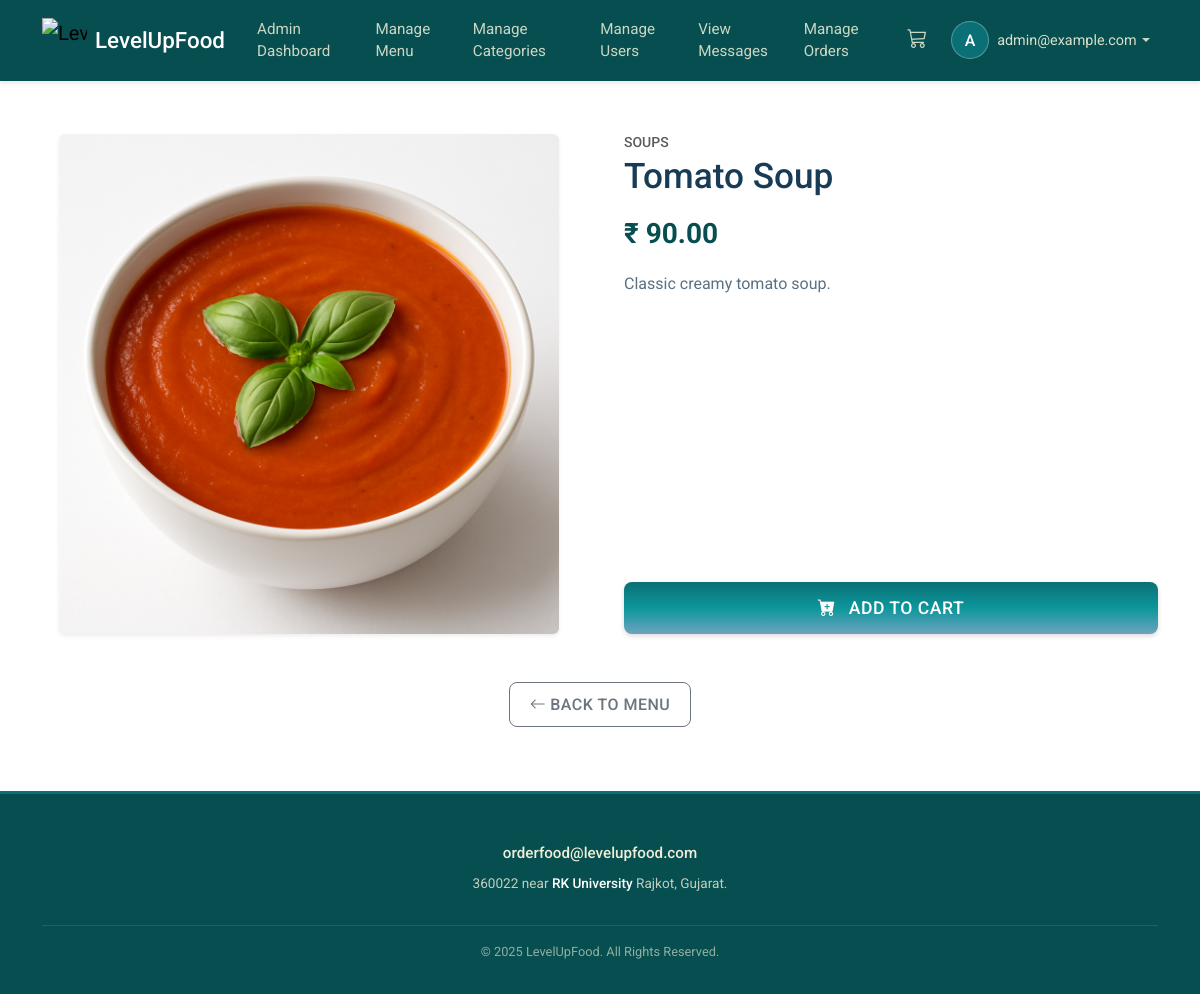
Screenshot of /view_item.php?id=2 (signed in) with the database file from the repository.
### tables this page shows
CREATE TABLE `menu_items` (
  `id` int(11) NOT NULL,
  `category_id` int(11) DEFAULT NULL COMMENT 'Foreign key linking to categories table',
  `name` varchar(255) NOT NULL COMMENT 'Name of the food item',
  `description` text DEFAULT NULL COMMENT 'Description of the food item',
  `price` decimal(10,2) NOT NULL COMMENT 'Price of the item',
  `image_url` varchar(255) DEFAULT NULL COMMENT 'URL or path to the item image',
  `is_available` tinyint(1) NOT NULL DEFAULT 1 COMMENT 'Flag to indicate if item is currently offered (1=Yes, 0=No)',
  `is_special` tinyint(1) NOT NULL DEFAULT 0 COMMENT 'Flag for special/featured items (1=Yes, 0=No)',
  `created_at` timestamp NOT NULL DEFAULT current_timestamp(),
  `updated_at` timestamp NOT NULL DEFAULT current_timestamp() ON UPDATE current_timestamp()
);

CREATE TABLE `categories` (
  `id` int(11) NOT NULL,
  `name` varchar(100) NOT NULL COMMENT 'Category name',
  `description` text DEFAULT NULL COMMENT 'Optional category description',
  `created_at` timestamp NOT NULL DEFAULT current_timestamp(),
  `updated_at` timestamp NOT NULL DEFAULT current_timestamp() ON UPDATE current_timestamp()
);

### view_item.php (the view, shortened to what this page needs)
<?php
include 'config.php';
$item_id = filter_input(INPUT_GET, 'id', FILTER_VALIDATE_INT);
$item_details = null;
$error_message = '';
if (!$item_id || $item_id <= 0) {
    $error_message = "Invalid Item ID specified.";
} else {
    if (isset($con)) {
        $stmt = $con->prepare("SELECT mi.*, c.name as category_name
                               FROM menu_items mi
                               LEFT JOIN categories c ON mi.category_id = c.id
                               WHERE mi.id = ? AND mi.is_available = 1");
        if ($stmt) {
            $stmt->bind_param("i", $item_id);
            if ($stmt->execute()) {
                $result = $stmt->get_result();
                if ($result->num_rows === 1) {
                    $item_details = $result->fetch_assoc();
                } else {
                    $error_message = "Sorry, the requested item could not be found or is currently unavailable.";
                }
            } else {
                $error_message = "Error fetching item details.";
                error_log("DB Error fetching item details for ID $item_id: " . $stmt->error);
            }
        } else {
            $error_message = "Error preparing item details statement.";
            error_log("DB Prepare Error fetching item details: " . $con->error);
        }
    } else {
        $error_message = "Database connection error.";
        error_log("DB connection error in view_item.php");
    }
}
include 'header.php';
?>
<div class="container section item-detail-page">
    <?php
    if (!empty($error_message)):
    ?>
        <div class="alert alert-danger text-center" role="alert">
            <?php echo htmlspecialchars($error_message); ?> <br>
            <a href="dashboard.php" class="alert-link">Return to Menu</a>
        </div>
    <?php
    elseif ($item_details):
        $image_path = (!empty($item_details['image_url']) && file_exists($item_details['image_url']))
                      ? htmlspecialchars($item_details['image_url']) . '?t=' . time()
                      : 'Images/menu/placeholder.png';
        $alt_text = !empty($item_details['image_url']) ? htmlspecialchars($item_details['name']) : "Placeholder image";
    ?>
        <div class="row g-4 g-lg-5">
            <div class="col-md-6 text-center">
                <img src="<?php echo $image_path; ?>" alt="<?php echo $alt_text; ?>" class="img-fluid rounded shadow-sm item-detail-image mb-3 mb-md-0">
            </div>
            <div class="col-md-6 d-flex flex-column item-detail-info">
                <?php if (!empty($item_details['category_name'])): ?>
                    <h6 class="text-muted text-uppercase small mb-1"><?php echo htmlspecialchars($item_details['category_name']); ?></h6>
                <?php endif; ?>
                <h1 class="item-detail-title mb-3"><?php echo htmlspecialchars($item_details['name']); ?></h1>
                <p class="item-detail-price fs-3 fw-bold mb-3">₹ <?php echo number_format($item_details['price'], 2); ?></p>
                <div class="item-detail-description mb-4 flex-grow-1">
                    <p><?php echo nl2br(htmlspecialchars($item_details['description'] ?? 'No description available.')); ?></p>
                </div>
                 <div class="mt-auto d-grid gap-2">
                    <a href="add_to_cart.php?id=<?php echo $item_details['id']; ?>" class="btn btn-primary btn-lg add-to-cart-button">
                       <i class="bi bi-cart-plus-fill me-2"></i> Add to Cart
                    </a>
                 </div>
            </div>
        </div>
        <div class="text-center mt-5">
             <a href="dashboard.php" class="btn btn-outline-secondary"><i class="bi bi-arrow-left me-1"></i>Back to Menu</a>
        </div>
    <?php endif; ?>
</div>
<?php
include 'footar.php';
?>

### styles.css (style rules this page uses)
:root { --primary-color: #064e50; --secondary-color: #0a7075; --accent-color: #fef19c; --light-bg: #efefd7; --dark-text: #183b56; --medium-text: #5a7184; --light-text: #efefd7; --white: #ffffff; --black: #000000; --link-color: #37afe1; --danger-color: #dc3545; --success-color: #198754; --warning-color: #ffc107; --info-color: #0dcaf0; --gradient-primary: linear-gradient(var(--secondary-color), #0c969c, #6da3be); --radial-gradient-special: radial-gradient(#f7cfd8, #f4f8d3, #a6f1e0, #73c7c7); --border-color: #e5eaf4; --border-color-subtle: rgba(0,0,0,0.1); }
body { font-family: "Roboto", sans-serif; color: var(--medium-text); display: flex; flex-direction: column; min-height: 100vh; background-color: var(--white); }
h1, h2, h3, h4, h5, h6 { color: var(--dark-text); font-family: "Roboto", sans-serif; font-weight: 500; }
h1 { font-size: 2rem; }
h6 { font-size: 1rem; }
a { color: var(--link-color); text-decoration: none; transition: color 0.2s ease; }
.btn { border-radius: 8px; padding: 0.6rem 1.2rem; font-family: "Roboto", sans-serif; font-weight: 500; border-width: 1px; border-style: solid; transition: all 0.2s ease-in-out; cursor: pointer; text-transform: uppercase; letter-spacing: 0.5px; }
.btn-lg { padding: 0.8rem 1.5rem; font-size: 1.1rem; }
.btn-primary { color: var(--white); background-image: var(--gradient-primary); border: none; box-shadow: 0 2px 5px rgba(0,0,0,0.15); }
.section { padding-top: 4rem; padding-bottom: 4rem; }

### view_item.php (style rules this page uses)
.item-detail-image { max-height: 500px; width: auto; max-width: 100%; object-fit: cover; }
.item-detail-title { font-size: 2.2rem; font-weight: 500; color: var(--dark-text); }
.item-detail-price { color: var(--primary-color); }
.item-detail-description { line-height: 1.6; color: var(--medium-text); }
.add-to-cart-button { padding: 0.8rem 1.5rem; font-size: 1.1rem; }

### rows the page displays
menu_items: image_url (picture), category.name "SOUPS", name "Tomato Soup", price "90.00", description "Classic creamy tomato soup."

### other values shown
$_SESSION['email'][0] "A"
$_SESSION['email'] "admin@example.com"
